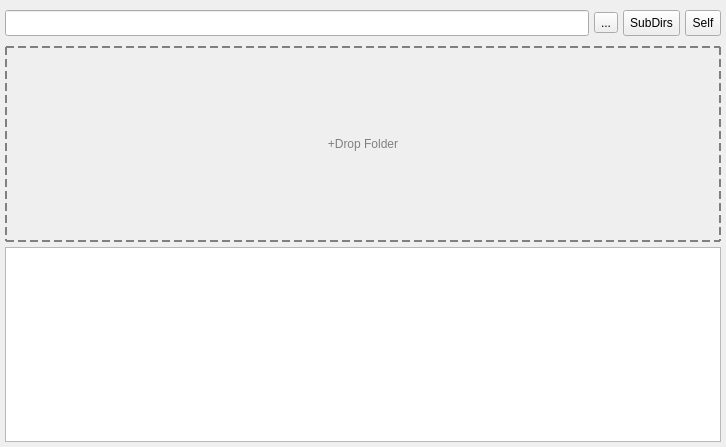
<?xml version="1.0" encoding="UTF-8"?>
<ui version="4.0">
 <class>Widget</class>
 <widget class="QWidget" name="Widget">
  <property name="enabled">
   <bool>true</bool>
  </property>
  <property name="geometry">
   <rect>
    <x>0</x>
    <y>0</y>
    <width>726</width>
    <height>447</height>
   </rect>
  </property>
  <property name="windowTitle">
   <string>Widget</string>
  </property>
  <property name="styleSheet">
   <string notr="true">font: 10pt &quot;Microsoft YaHei UI&quot;;</string>
  </property>
  <layout class="QVBoxLayout" name="verticalLayout">
   <property name="spacing">
    <number>5</number>
   </property>
   <property name="leftMargin">
    <number>5</number>
   </property>
   <property name="topMargin">
    <number>10</number>
   </property>
   <property name="rightMargin">
    <number>5</number>
   </property>
   <property name="bottomMargin">
    <number>5</number>
   </property>
   <item>
    <layout class="QHBoxLayout" name="horizontalLayout">
     <item>
      <widget class="QLineEdit" name="lineEdit">
       <property name="minimumSize">
        <size>
         <width>0</width>
         <height>26</height>
        </size>
       </property>
       <property name="styleSheet">
        <string notr="true"/>
       </property>
      </widget>
     </item>
     <item>
      <widget class="QToolButton" name="btn_select">
       <property name="text">
        <string>...</string>
       </property>
      </widget>
     </item>
     <item>
      <widget class="QToolButton" name="btn_subdir">
       <property name="sizePolicy">
        <sizepolicy hsizetype="Fixed" vsizetype="Preferred">
         <horstretch>0</horstretch>
         <verstretch>0</verstretch>
        </sizepolicy>
       </property>
       <property name="text">
        <string>SubDirs</string>
       </property>
      </widget>
     </item>
     <item>
      <widget class="QToolButton" name="btn_self">
       <property name="sizePolicy">
        <sizepolicy hsizetype="Fixed" vsizetype="Preferred">
         <horstretch>0</horstretch>
         <verstretch>0</verstretch>
        </sizepolicy>
       </property>
       <property name="text">
        <string>Self</string>
       </property>
      </widget>
     </item>
    </layout>
   </item>
   <item>
    <spacer name="verticalSpacer">
     <property name="orientation">
      <enum>Qt::Orientation::Vertical</enum>
     </property>
     <property name="sizeType">
      <enum>QSizePolicy::Policy::Fixed</enum>
     </property>
     <property name="sizeHint" stdset="0">
      <size>
       <width>20</width>
       <height>5</height>
      </size>
     </property>
    </spacer>
   </item>
   <item>
    <widget class="QPushButton" name="placeholder">
     <property name="sizePolicy">
      <sizepolicy hsizetype="Expanding" vsizetype="Expanding">
       <horstretch>0</horstretch>
       <verstretch>0</verstretch>
      </sizepolicy>
     </property>
     <property name="styleSheet">
      <string notr="true">background: transparent;
border: 2px dashed gray;
font: 700 22pt &quot;Microsoft YaHei UI&quot;;
color: gray;</string>
     </property>
     <property name="text">
      <string>+Drop Folder</string>
     </property>
    </widget>
   </item>
   <item>
    <widget class="QListWidget" name="listWidget"/>
   </item>
  </layout>
 </widget>
 <resources/>
 <connections/>
</ui>
